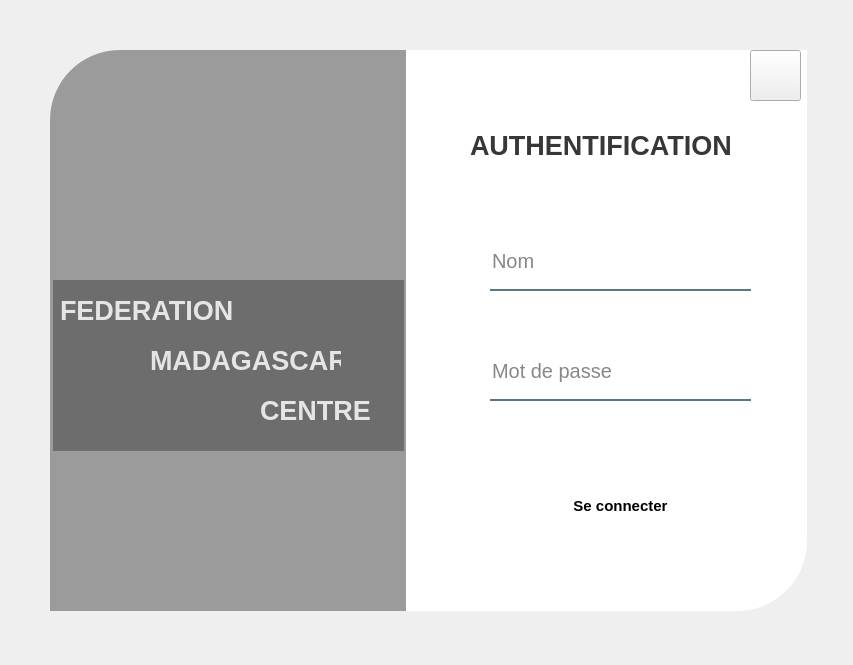
<?xml version="1.0" encoding="UTF-8"?>
<ui version="4.0">
 <class>Form</class>
 <widget class="QWidget" name="Form">
  <property name="geometry">
   <rect>
    <x>0</x>
    <y>0</y>
    <width>853</width>
    <height>665</height>
   </rect>
  </property>
  <property name="acceptDrops">
   <bool>false</bool>
  </property>
  <property name="windowTitle">
   <string>Testt</string>
  </property>
  <widget class="QWidget" name="widget" native="true">
   <property name="geometry">
    <rect>
     <x>20</x>
     <y>20</y>
     <width>821</width>
     <height>631</height>
    </rect>
   </property>
   <property name="styleSheet">
    <string notr="true"/>
   </property>
   <widget class="QLabel" name="label">
    <property name="geometry">
     <rect>
      <x>30</x>
      <y>30</y>
      <width>391</width>
      <height>561</height>
     </rect>
    </property>
    <property name="styleSheet">
     <string notr="true">background-image:url(:/images/Eglise.jpg);
border-top-left-radius: 70px;


</string>
    </property>
    <property name="text">
     <string/>
    </property>
   </widget>
   <widget class="QLabel" name="label_2">
    <property name="geometry">
     <rect>
      <x>30</x>
      <y>30</y>
      <width>391</width>
      <height>561</height>
     </rect>
    </property>
    <property name="styleSheet">
     <string notr="true">background-color:rgba(0,0,0,90);
border-top-left-radius: 70px;


</string>
    </property>
    <property name="text">
     <string/>
    </property>
   </widget>
   <widget class="QLabel" name="label_3">
    <property name="geometry">
     <rect>
      <x>386</x>
      <y>30</y>
      <width>401</width>
      <height>561</height>
     </rect>
    </property>
    <property name="styleSheet">
     <string notr="true">background-color:rgba(255,255,255,255);
border-bottom-right-radius: 70px;</string>
    </property>
    <property name="text">
     <string/>
    </property>
   </widget>
   <widget class="QLabel" name="label_4">
    <property name="geometry">
     <rect>
      <x>450</x>
      <y>90</y>
      <width>280</width>
      <height>71</height>
     </rect>
    </property>
    <property name="font">
     <font>
      <pointsize>20</pointsize>
      <weight>75</weight>
      <bold>true</bold>
     </font>
    </property>
    <property name="styleSheet">
     <string notr="true">color:rgba(0,0,0,200);</string>
    </property>
    <property name="text">
     <string>AUTHENTIFICATION</string>
    </property>
   </widget>
   <widget class="QLineEdit" name="lineEdit">
    <property name="geometry">
     <rect>
      <x>470</x>
      <y>220</y>
      <width>261</width>
      <height>51</height>
     </rect>
    </property>
    <property name="font">
     <font>
      <pointsize>15</pointsize>
     </font>
    </property>
    <property name="styleSheet">
     <string notr="true">background-color:rgba(0,0,0,0);
border:none;
border-bottom:2px solid rgba(46,82,101,200);
color:rgba(0,0,0,240);
padding-bottom: 7px;</string>
    </property>
    <property name="placeholderText">
     <string>Nom</string>
    </property>
   </widget>
   <widget class="QLineEdit" name="lineEdit_2">
    <property name="geometry">
     <rect>
      <x>470</x>
      <y>330</y>
      <width>261</width>
      <height>51</height>
     </rect>
    </property>
    <property name="font">
     <font>
      <pointsize>15</pointsize>
     </font>
    </property>
    <property name="styleSheet">
     <string notr="true">background-color:rgba(0,0,0,0);
border:none;
border-bottom:2px solid rgba(46,82,101,200);
color:rgba(0,0,0,240);
padding-bottom: 7px;</string>
    </property>
    <property name="echoMode">
     <enum>QLineEdit::Password</enum>
    </property>
    <property name="placeholderText">
     <string>Mot de passe</string>
    </property>
   </widget>
   <widget class="QPushButton" name="pushButton">
    <property name="geometry">
     <rect>
      <x>510</x>
      <y>450</y>
      <width>181</width>
      <height>71</height>
     </rect>
    </property>
    <property name="font">
     <font>
      <pointsize>11</pointsize>
      <weight>75</weight>
      <bold>true</bold>
     </font>
    </property>
    <property name="styleSheet">
     <string notr="true">QPushButton#pushButton {
    background: qlineargradient(x1: 0, y1: 0, x2: 0, y2: 1,
        stop: 0 #55AAFF,
        stop: 1 #FFFFFF);
    border: none;
    border-radius: 20px;
    colo r: black;
}

QPushButton#pushButton:hover {
    background: qlineargradient(x1: 0, y1: 0, x2: 0, y2: 1,
        stop: 0 #55AAFF, /* Bleu clair pour le hover */
        stop: 1 #0077CC); /* Bleu un peu plus foncé pour le hover */
    color: black;
}

QPushButton#pushButton:pressed {
    background: qlineargradient(x1: 0, y1: 0, x2: 0, y2: 1,
        stop: 0 #3399FF, /* Bleu clair pour le pressed */
        stop: 1 #0033AA); /* Bleu un peu plus foncé pour le pressed */
    color: black;
}



</string>
    </property>
    <property name="text">
     <string>Se connecter</string>
    </property>
   </widget>
   <widget class="QLabel" name="label_5">
    <property name="geometry">
     <rect>
      <x>33</x>
      <y>260</y>
      <width>351</width>
      <height>171</height>
     </rect>
    </property>
    <property name="styleSheet">
     <string notr="true">background-color:rgba(0,0,0,75);</string>
    </property>
    <property name="text">
     <string/>
    </property>
   </widget>
   <widget class="QLabel" name="label_6">
    <property name="geometry">
     <rect>
      <x>40</x>
      <y>270</y>
      <width>321</width>
      <height>41</height>
     </rect>
    </property>
    <property name="font">
     <font>
      <pointsize>20</pointsize>
      <weight>75</weight>
      <bold>true</bold>
     </font>
    </property>
    <property name="styleSheet">
     <string notr="true">color:rgba(255,255,255,210);</string>
    </property>
    <property name="text">
     <string>FEDERATION</string>
    </property>
   </widget>
   <widget class="QLabel" name="label_7">
    <property name="geometry">
     <rect>
      <x>130</x>
      <y>320</y>
      <width>191</width>
      <height>41</height>
     </rect>
    </property>
    <property name="font">
     <font>
      <pointsize>20</pointsize>
      <weight>75</weight>
      <bold>true</bold>
     </font>
    </property>
    <property name="styleSheet">
     <string notr="true">color:rgba(255,255,255,210);</string>
    </property>
    <property name="text">
     <string>MADAGASCAR</string>
    </property>
   </widget>
   <widget class="QLabel" name="label_8">
    <property name="geometry">
     <rect>
      <x>240</x>
      <y>370</y>
      <width>121</width>
      <height>41</height>
     </rect>
    </property>
    <property name="font">
     <font>
      <pointsize>20</pointsize>
      <weight>75</weight>
      <bold>true</bold>
     </font>
    </property>
    <property name="styleSheet">
     <string notr="true">color:rgba(255,255,255,210);</string>
    </property>
    <property name="text">
     <string>CENTRE</string>
    </property>
   </widget>
   <widget class="QLabel" name="label_9">
    <property name="geometry">
     <rect>
      <x>90</x>
      <y>30</y>
      <width>281</width>
      <height>165</height>
     </rect>
    </property>
    <property name="styleSheet">
     <string notr="true">background-image: url(:/images/R.png);</string>
    </property>
    <property name="text">
     <string/>
    </property>
   </widget>
   <widget class="QPushButton" name="Fonction_quitter">
    <property name="geometry">
     <rect>
      <x>730</x>
      <y>30</y>
      <width>51</width>
      <height>51</height>
     </rect>
    </property>
    <property name="styleSheet">
     <string notr="true">  background-image: url(:/images/Windows-Close-Program-icon.png);
  background-size: cover;
  background-repeat: no-repeat;
  background-position: center center;
  width: 30px;
  height: 30px;


</string>
    </property>
    <property name="text">
     <string/>
    </property>
   </widget>
  </widget>
 </widget>
 <resources>
  <include location="res.qrc"/>
 </resources>
 <connections/>
</ui>
